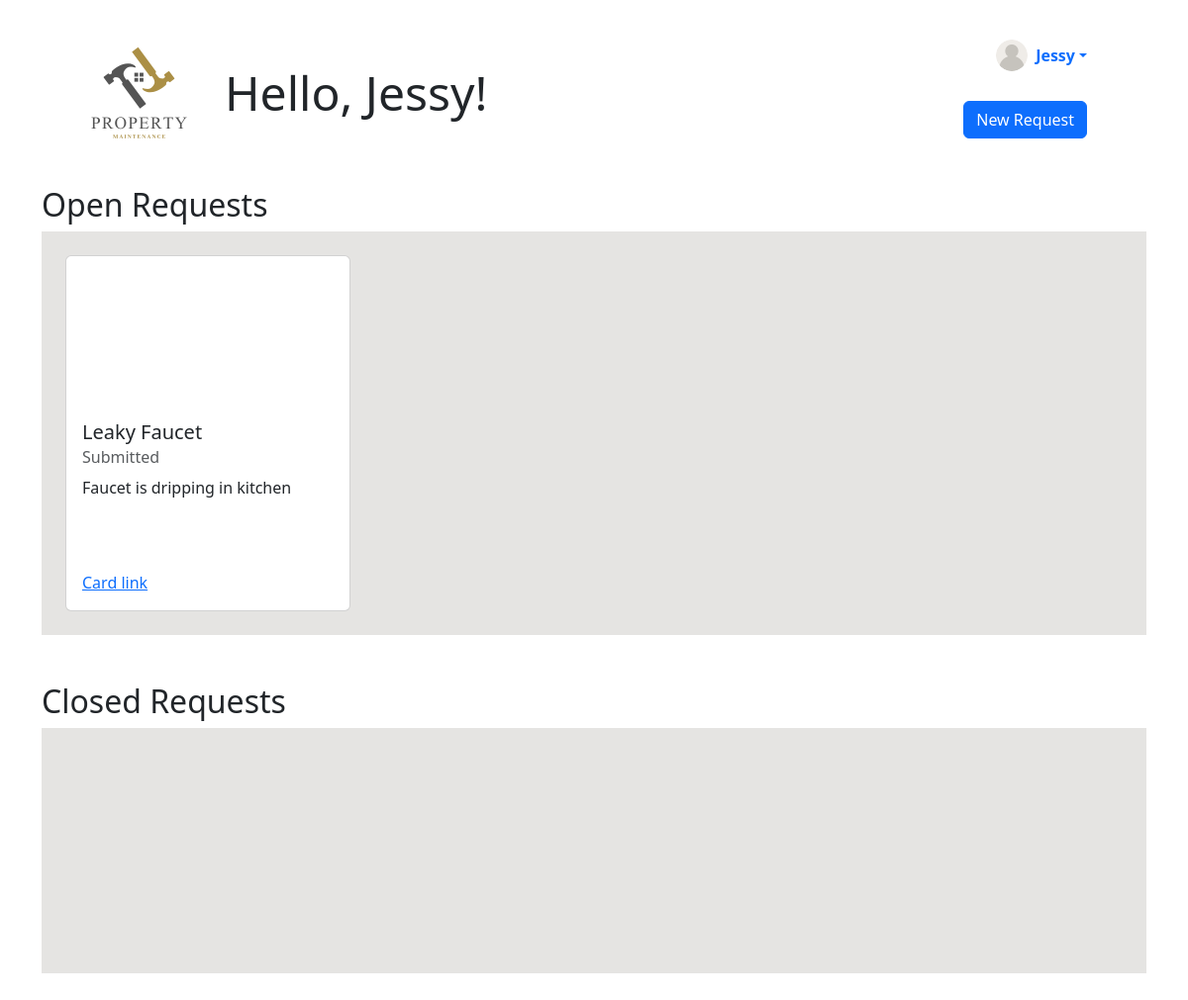
Page /tenant-dashboard/ (signed in) on the earlier database version.
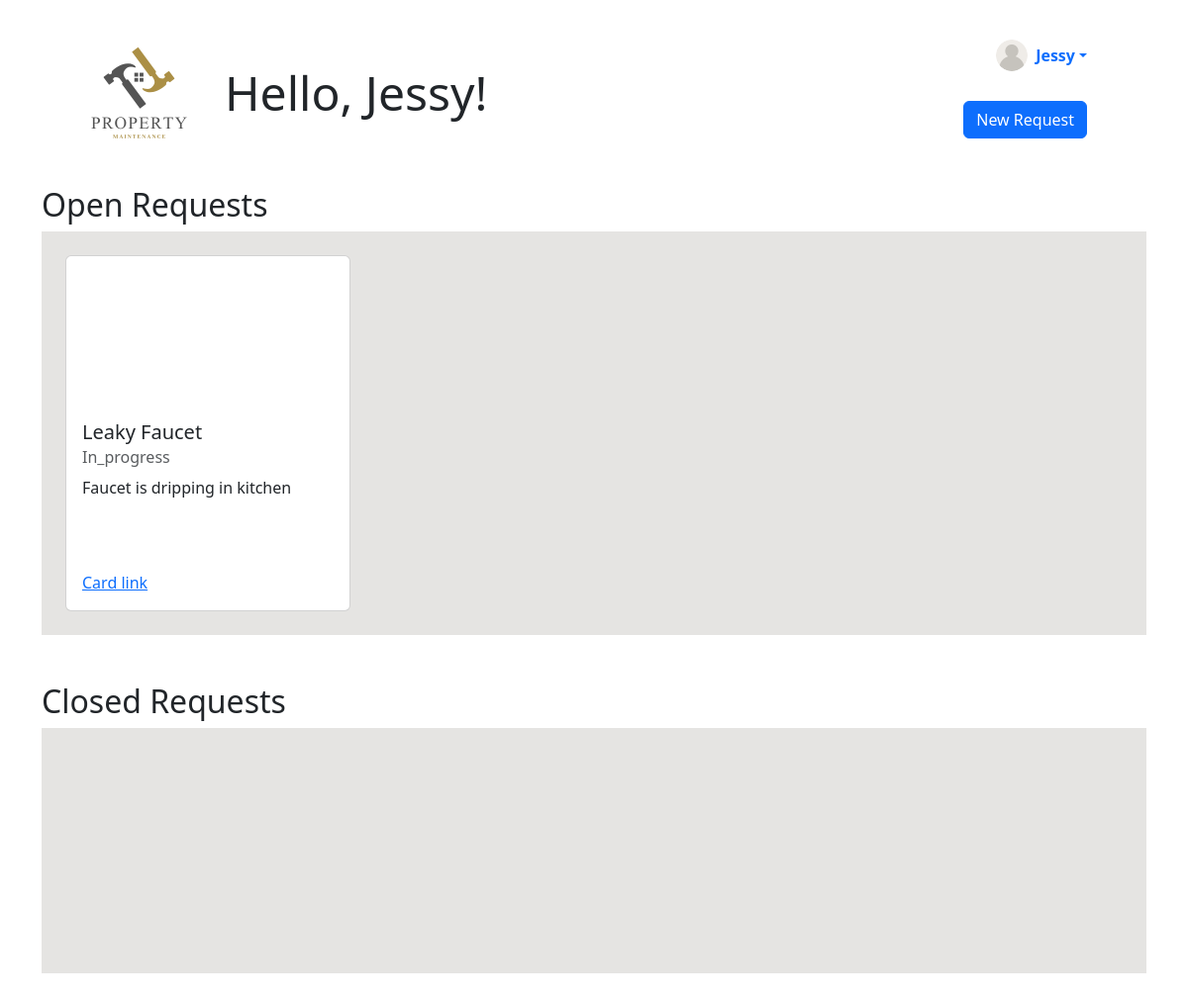
Same page on the later database version.
### ticketsystem/models.py (models this page shows, shortened)
class Ticket(models.Model):
    title = models.CharField(max_length=200)
    description = models.TextField()
    CATEGORY_CHOICES = [
        ('electrical', 'Electrical'),
        ('plumbing', 'Plumbing'),
        ('general', 'General'),
    ]
    category = models.CharField(max_length=20, choices=CATEGORY_CHOICES)
    STATUS_CHOICES = [
        ('submitted', 'Submitted'),
        ('in_progress', 'In Progress'),
        ('completed', 'Completed'),
    ]
    status = models.CharField(max_length=20, choices=STATUS_CHOICES, default='submitted')
    PRIORITY_CHOICES = [
        ('low', 'Low'),
        ('medium', 'Medium'),
        ('high', 'High'),
    ]
    priority = models.CharField(max_length=10, choices=PRIORITY_CHOICES, default='medium')
    created_date = models.DateTimeField(auto_now_add=True)
    updated_date = models.DateTimeField(auto_now=True)
    completed_date = models.DateTimeField(null=True, blank=True) # based on status
    image = models.ImageField(upload_to='ticket_images/', null=True, blank=True)
    submitter = models.ForeignKey(settings.AUTH_USER_MODEL, on_delete=models.CASCADE, related_name='submitted_tickets')
    assigned_admin = models.ForeignKey(settings.AUTH_USER_MODEL, on_delete=models.SET_NULL, null=True, blank=True, related_name='assigned_tickets')

### ticketsystem/views.py (the view, shortened to what this page needs)
# urls.py: path('tenant-dashboard/', tenant_dashboard, name="tenant_dashboard"),
@login_required(login_url="/")
def tenant_dashboard(request):
    form = forms.CreateTicket()
    context = {
        'user': request.user,
        'tickets': Ticket.objects.all(),
        'form': form,
    }
    return render(request, 'tenant_dashboard.html', context)

### ticketsystem/templates/tenant_dashboard.html (shortened to what this page needs)
<!DOCTYPE html>
{% load static %}
<html lang="en">
<head>
    {% load bootstrap5 %}
    {% bootstrap_css %}
    {% load crispy_forms_tags %}
</head>
<body>
    <div class="container py-4">
        <div class="row align-items-center justify-content-between">
            <div class="col-md-6 d-flex align-items-center ps-md-5">
                <div class="me-4">
                    <img src="../../media/logo_light.png" alt="Property Maintenance" style="height: 125px;">
                </div>
                <div>
                    {% if user.is_authenticated %}
                        <h1 class="mb-0" style="font-size: 3rem;">Hello, {{ user.username|capfirst }}!</h1>
                    {% else %}
                        <p class="mb-0" style="font-size: 2.5rem;">Hello, Guest!</p>
                    {% endif %}
                </div>
            </div>
            <div class="col-md-6 text-end pe-md-5">
                {% if user.is_authenticated %}
                <div class="dropdown my-3 px-4">
                    <a class="d-inline-flex align-items-center text-decoration-none dropdown-toggle" data-bs-toggle="dropdown" aria-expanded="false">
                        <img src="../../media/user_icon.png" alt="User Icon" width="32" height="32" class="rounded-circle me-2">
                        <strong>{{ user.username|capfirst }}</strong>
                    </a>
                </div>
                <div class="m-4">
                    <button type="button" class="btn btn-primary" data-bs-toggle="modal" data-bs-target="#exampleModalLong">
                        New Request
                    </button>
                </div>
                {% endif %}
            </div>
        </div>
    </div>
    <div class="container">
            <h2>Open Requests</h2>
            <div class="flex-row d-flex p-4 " style="background-color: #E5E4E2">
                <div id="open-request-container" class="col-md overflow-hidden position-relative " style="overflow-x: auto;">
                    <div class="d-flex flex-row gap-3 mx-auto" style="min-height:200px; overflow-x: auto;" >
                        {% for ticket in tickets %}
                            {% if ticket.submitter == user and ticket.status != "completed" %}
                                <div class="card flex-shrink-0" style="width: 18rem;">
                                    {% if ticket.image != "" %}
                                        <img class="card-img-top" style="max-height:150px; object-fit: cover;" src="{{ ticket.image.url }}" />
                                    {% else %}
                                        <img class="card-img-top" style="max-height:150px; object-fit: cover;" src="../../media/logo_light.png" />
                                    {% endif %}
                                    <div class="card-body">
                                    <h5 class="card-title overflow-hidden" style="height: 24px;">{{ ticket.title|title }}</h5>
                                    <h6 class="card-subtitle mb-2 text-muted">{{ ticket.status|capfirst }}</h6>
                                    <p class="card-text overflow-hidden" style="height: 80px;">{{ ticket.description|capfirst }}</p>
                                    <a href="{% url 'page' id=ticket.id %}" class="card-link stretched-link">Card link</a>
                                    </div>
                                </div>
                            {% endif %}
                        {% endfor %}
                    </div>
                </div>
            </div>
    </div>
    <div class="container my-5">
            <h2>Closed Requests</h2>
            <div id="closed-request-container" class="flex-row d-flex p-4 " style="background-color: #E5E4E2">
                <div class="col-md  overflow-hidden position-relative " style="overflow-x: auto;">
                    <div class="d-flex flex-row gap-3 overflow-auto mx-auto" style="min-height:200px;" >
                    </div>
                </div>
            </div>
    </div>
</body>
</html>

### ticketsystem/templates/tenant_dashboard.html (style rules this page uses)
.card { transition:box-shadow 0.5s, border-color; }

Differences in the rows shown:
changed Ticket "Leaky Faucet": status "Submitted" → "In_progress"
